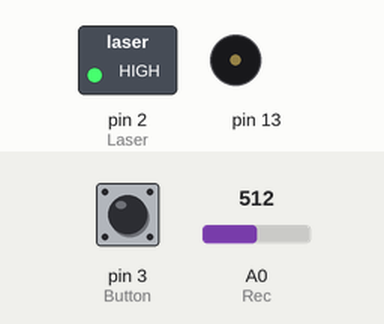
A sketch run on a simulated Arduino Uno, built with avr-gcc and run on an emulated ATmega328P. Shown: switched loads named in the sketch (green lamp = pin HIGH), buzzer (waves = sounding). The inputs (shaded band) are chosen by the test bench; at power-on: A0 (Rec) = 512, pin 3 (Button) LOW.

Above: at 3.2 s.
3.3 s: A0 (Rec) set to 492
At 3.7 s:
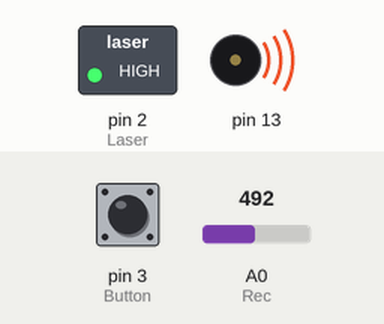
4.8 s: pin 3 (Button) pulled HIGH for 1 s
7.8 s: pin 3 (Button) pulled HIGH for 3.2 s
Timing chart, 0 to 18.5 s (numbered marks = the images above; inputs shaded):
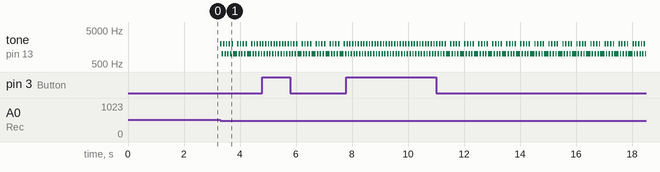

The sketch:

laser-alarm.ino
```cpp
/* This code is for a LASER Tripwire Alarm based on a light sensor, LASER module and a push button
 * The LASER is constantly sending beams to the sensor, when someone passes the light is not detected
 * and the alarm goes off, and will not stop until you press the button
 * Refer to www.surtrtech.com for more details
 */

#define Rec 0      //Light sensor output
#define Laser 2    //Laser module
#define Button 3   //Push button input

bool detection;

void setup() {
  pinMode(Laser, OUTPUT);
  digitalWrite(Laser, HIGH); //Turning on the laser
  delay(2000);
}

void loop() {

 short Detect = analogRead(Rec);            //Constanly reading the module value
 bool  Button_state = digitalRead(Button);  //And the button value (1-0)

 if(Detect < 500)              //The Max value is 760, if someone passes it goes below that (every value lower than 700 can do the work)
    detection = true;          //The detection is triggered

 if(detection==true)
    {
       tone(13,2000);        //Alarm sequence will go on as long as the detection is true
       delay(50);            //This alarm has two sounds 2kHz nd 1Khz delayed by 50ms
       tone(13,1000);
       delay(50);
    }

 if(Button_state == HIGH)  //If the button is pressed the buzzer is turned off and the detection too
    {
      detection = false;
      noTone(13);
    }


}
```

Measured:
- the behaviour switches between 500 and 499 on A0 (Rec) (found by bisection; images 0 and 1)
- after the input at 3.3 s, tone on pin 13: silent → 2000 Hz at once, then repeats every 0.50 s: 2000 Hz 0.05 s, 1000 Hz 0.15 s, 3 × (2000 Hz 0.05 s, 1000 Hz 0.05 s)
